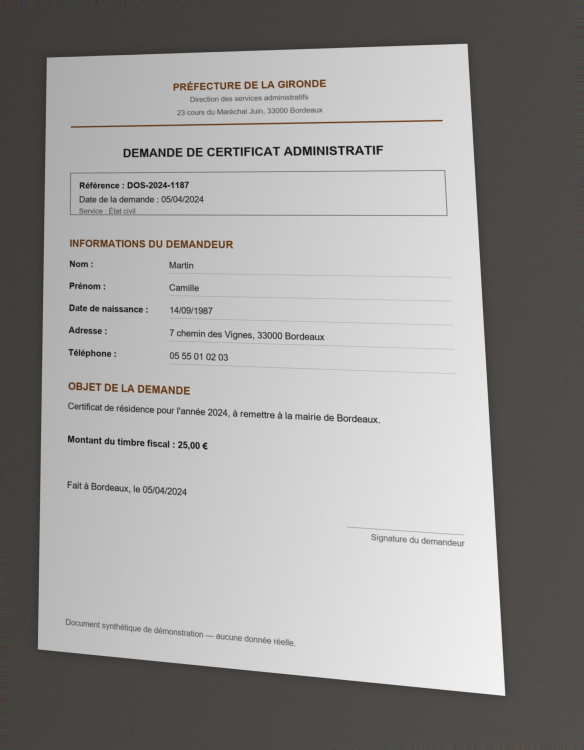
#> input picture samples/form1.jpg, 1750 x 2250 px (shown at 1/3 size)
$ python -i scanner.py   (imports and definitions only)
#> lines starting #> are read from the running program, lines starting #| are printed output that depends on the picture; after the words box and inside, x2 and y2 are one past the last pixel; in counts of white or black regions, pixels touching at a corner belong together
"""Document scanner: find the page, fix perspective, and clean it for OCR.

The pipeline is intentionally rule-based (no training, no GPU):
    1. Find the largest 4-corner contour (the sheet of paper).
    2. Apply a four-point perspective transform to get a flat page.
    3. Denoise, improve contrast, and binarize with adaptive thresholding.
    4. Also prepare an illumination-normalized grayscale copy for OCR.

All functions accept/return OpenCV BGR or grayscale NumPy arrays unless stated
otherwise. File helpers are Unicode-path safe on Windows.
"""

from __future__ import annotations

from pathlib import Path
from typing import Any

import cv2
import numpy as np

# Keep processing fast and memory-friendly on phone photos.
MAX_WORK_SIDE = 2200
# A candidate page must cover at least this fraction of the photo.
MIN_PAGE_AREA_RATIO = 0.15


# [27 lines left out: functions load_image, decode_image, save_image, not called in this run]


def _resize_for_work(image: np.ndarray, max_side: int = MAX_WORK_SIDE) -> tuple[np.ndarray, float]:
    """Downscale while keeping the aspect ratio. Returns image and scale factor."""
    height, width = image.shape[:2]
    longest = max(height, width)
    if longest <= max_side:
        return image, 1.0
    scale = max_side / float(longest)
    resized = cv2.resize(image, (int(width * scale), int(height * scale)), interpolation=cv2.INTER_AREA)
    return resized, scale


def order_points(points: np.ndarray) -> np.ndarray:
    """Order four points as top-left, top-right, bottom-right, bottom-left."""
    points = np.asarray(points, dtype=np.float32).reshape(4, 2)
    ordered = np.zeros((4, 2), dtype=np.float32)

    point_sum = points.sum(axis=1)
    ordered[0] = points[np.argmin(point_sum)]  # top-left
    ordered[2] = points[np.argmax(point_sum)]  # bottom-right

    point_diff = np.diff(points, axis=1).reshape(-1)
    ordered[1] = points[np.argmin(point_diff)]  # top-right
    ordered[3] = points[np.argmax(point_diff)]  # bottom-left
    return ordered


def _find_quad(gray: np.ndarray) -> np.ndarray | None:
    """Return the largest plausible four-corner contour, or None."""
    height, width = gray.shape[:2]
    image_area = float(height * width)
    blurred = cv2.GaussianBlur(gray, (5, 5), 0)

    # Two complementary edge maps: Canny handles clean borders, Otsu helps
    # when the page is bright and the desk is dark (very common in photos).
    edges = cv2.Canny(blurred, 40, 140)
    edges = cv2.morphologyEx(edges, cv2.MORPH_CLOSE, np.ones((5, 5), np.uint8), iterations=2)
    _, otsu = cv2.threshold(blurred, 0, 255, cv2.THRESH_BINARY + cv2.THRESH_OTSU)

    for mask in (edges, otsu):
        contours, _ = cv2.findContours(mask, cv2.RETR_EXTERNAL, cv2.CHAIN_APPROX_SIMPLE)
        contours = sorted(contours, key=cv2.contourArea, reverse=True)
        for contour in contours[:10]:
            area = cv2.contourArea(contour)
            if area < image_area * MIN_PAGE_AREA_RATIO:
                continue
            perimeter = cv2.arcLength(contour, True)
            for epsilon in (0.02, 0.03, 0.05):
                approx = cv2.approxPolyDP(contour, epsilon * perimeter, True)
                if len(approx) == 4 and cv2.isContourConvex(approx):
                    return approx.reshape(4, 2).astype(np.float32)
    return None


def detect_document(image: np.ndarray) -> np.ndarray | None:
    """Detect the page corners in the original image coordinates."""
    work, scale = _resize_for_work(image)
    gray = cv2.cvtColor(work, cv2.COLOR_BGR2GRAY)
    quad = _find_quad(gray)
    if quad is None:
        return None
    return quad / scale


def four_point_transform(image: np.ndarray, quad: np.ndarray) -> np.ndarray:
    """Warp the quadrilateral to a flat rectangle (top-down view)."""
    top_left, top_right, bottom_right, bottom_left = order_points(quad)

    width_top = np.linalg.norm(top_right - top_left)
    width_bottom = np.linalg.norm(bottom_right - bottom_left)
    height_left = np.linalg.norm(bottom_left - top_left)
    height_right = np.linalg.norm(bottom_right - top_right)

    max_width = int(max(width_top, width_bottom))
    max_height = int(max(height_left, height_right))
    if max_width < 50 or max_height < 50:
        raise ValueError("Detected document is too small")

    destination = np.array(
        [[0, 0], [max_width - 1, 0], [max_width - 1, max_height - 1], [0, max_height - 1]],
        dtype=np.float32,
    )
    matrix = cv2.getPerspectiveTransform(
        np.array([top_left, top_right, bottom_right, bottom_left], dtype=np.float32),
        destination,
    )
    return cv2.warpPerspective(
        image,
        matrix,
        (max_width, max_height),
        flags=cv2.INTER_CUBIC,
        borderMode=cv2.BORDER_REPLICATE,
    )


def normalize_illumination(gray: np.ndarray, sigma: float = 30.0) -> np.ndarray:
    """Flatten shadows and gradients by dividing by a blurred background.

    A large Gaussian blur estimates the local paper brightness. Dividing the
    image by that estimate makes dark corners and bright spots comparable
    while keeping text edges intact. This is especially useful for phone
    photos taken under uneven indoor lighting.
    """
    if gray.ndim == 3:
        gray = cv2.cvtColor(gray, cv2.COLOR_BGR2GRAY)

    background = cv2.GaussianBlur(gray, (0, 0), sigmaX=max(float(sigma), 1.0))
    background = np.maximum(background, 1)
    return cv2.divide(gray, background, scale=255)


def enhance_document(image: np.ndarray, *, normalize_lighting: bool = False) -> np.ndarray:
    """Grayscale, denoise, and equalize contrast without binarizing.

    This is the version we feed to Tesseract: in practice it preserves accents
    and thin letters better than a hard black/white image, especially on
    bold text and coloured banners. Set ``normalize_lighting=True`` to divide
    out uneven background illumination before applying CLAHE.
    """
    if image.ndim == 3:
        gray = cv2.cvtColor(image, cv2.COLOR_BGR2GRAY)
    else:
        gray = image.copy()

    gray, _ = _resize_for_work(gray)
    gray = cv2.fastNlMeansDenoising(gray, None, h=10, templateWindowSize=7, searchWindowSize=21)
    if normalize_lighting:
        gray = normalize_illumination(gray)

    # Local contrast equalization: evens out shadows and uneven lighting.
    clahe = cv2.createCLAHE(clipLimit=2.0, tileGridSize=(8, 8))
    return clahe.apply(gray)


def binarize_document(enhanced: np.ndarray) -> np.ndarray:
    """Apply adaptive thresholding to an enhanced grayscale page.

    Block size must be odd; scale it with the page so small and large scans
    behave similarly. A large neighbourhood (~8% of the long side) preserves
    white text inside dark boxes such as a "Total TTC" banner.
    """
    if enhanced.ndim == 3:
        enhanced = cv2.cvtColor(enhanced, cv2.COLOR_BGR2GRAY)

    longest = max(enhanced.shape[:2])
    block_size = max(31, (longest // 12) | 1)
    binary = cv2.adaptiveThreshold(
        enhanced,
        255,
        cv2.ADAPTIVE_THRESH_GAUSSIAN_C,
        cv2.THRESH_BINARY,
        block_size,
        15,
    )
    # Remove isolated speckles without eroding thin letters.
    binary = cv2.medianBlur(binary, 3)

    # Drop a thin border that often contains warp/edge artefacts.
    inset = max(2, int(min(binary.shape[:2]) * 0.004))
    if binary.shape[0] > 4 * inset and binary.shape[1] > 4 * inset:
        binary = binary[inset:-inset, inset:-inset]
    return binary


def clean_document(image: np.ndarray) -> np.ndarray:
    """Grayscale, denoise, boost contrast, and binarize a warped page."""
    return binarize_document(enhance_document(image))


# [29 lines left out: function make_comparison, not called in this run]


def scan_array(
    original: np.ndarray,
    output_path: str | Path | None = None,
    comparison_path: str | Path | None = None,
) -> dict[str, Any]:
    """Run the full scan pipeline on an in-memory BGR image."""
    input_height, input_width = original.shape[:2]

    quad = detect_document(original)
    detected = quad is not None
    if detected:
        warped = four_point_transform(original, quad)
    else:
        # No page found: keep the whole frame instead of failing. This is
        # useful for already-cropped scans, at the cost of some desk border.
        warped = original.copy()

    enhanced = enhance_document(warped)
    enhanced_normalized = enhance_document(warped, normalize_lighting=True)
    cleaned = binarize_document(enhanced)
    output_height, output_width = cleaned.shape[:2]

    if output_path is not None:
        save_image(output_path, cleaned)
    if comparison_path is not None:
        save_image(comparison_path, make_comparison(original, cleaned))

    return {
        "cleaned": cleaned,
        "enhanced": enhanced,
        "enhanced_normalized": enhanced_normalized,
        "warped": warped,
        "document_detected": detected,
        "input_size": (input_width, input_height),
        "output_size": (output_width, output_height),
    }


# [21 lines left out: function scan_document, not called in this run]

>>> import cv2
>>> picture = cv2.imread('../samples/form1.jpg')
#> picture is the input picture: shape (2250, 1750, 3); mean B, G, R 149.8, 151.1, 152.4
>>> result = scan_array(picture)
#> in detect_document, `work, scale = _resize_for_work(image)`: scale = 0.978
#> in _find_quad, `edges = cv2.Canny(blurred, 40, 140)`:
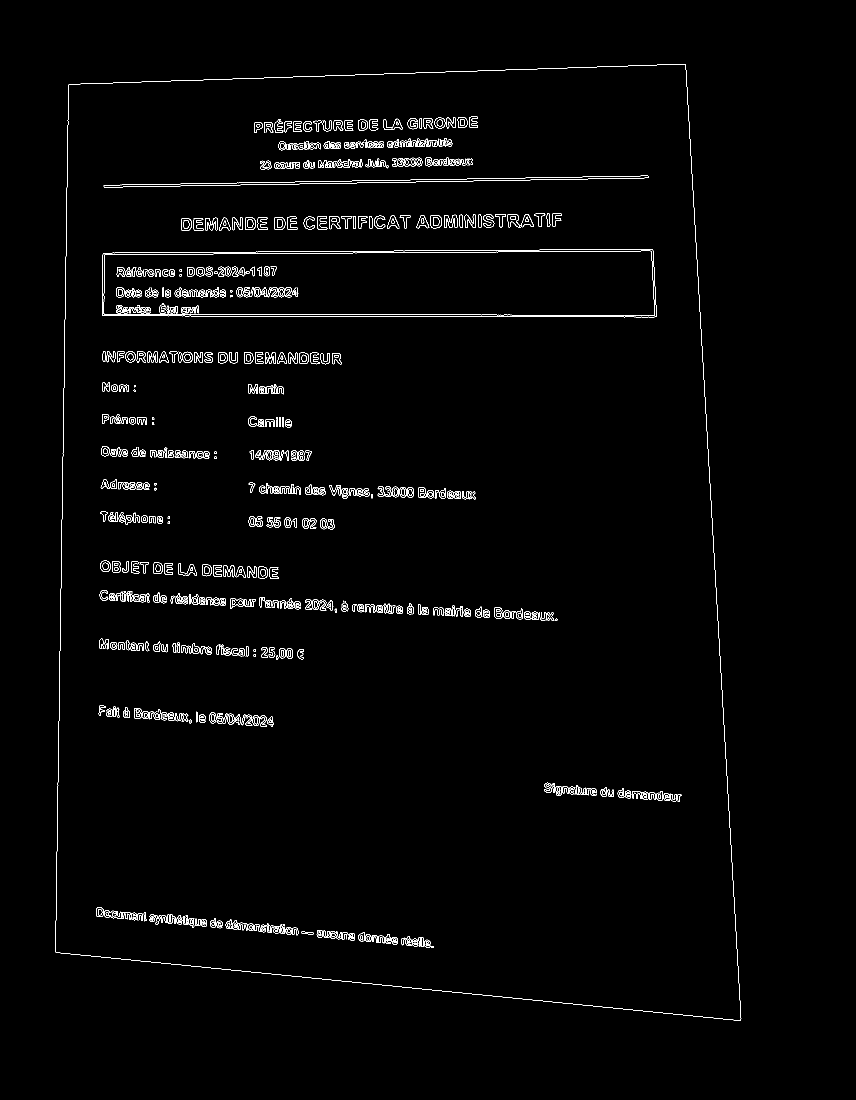
#> edges: shape (2200, 1711) (shown at 1/2 size); 1.4% white in thin lines or dots, all inside (x1, y1, x2, y2) = (110, 128, 1483, 2042)
#> in _find_quad, `_, otsu = cv2.threshold(blurred, 0, 255, cv2.THRESH_BINARY + cv2.THRES..`:
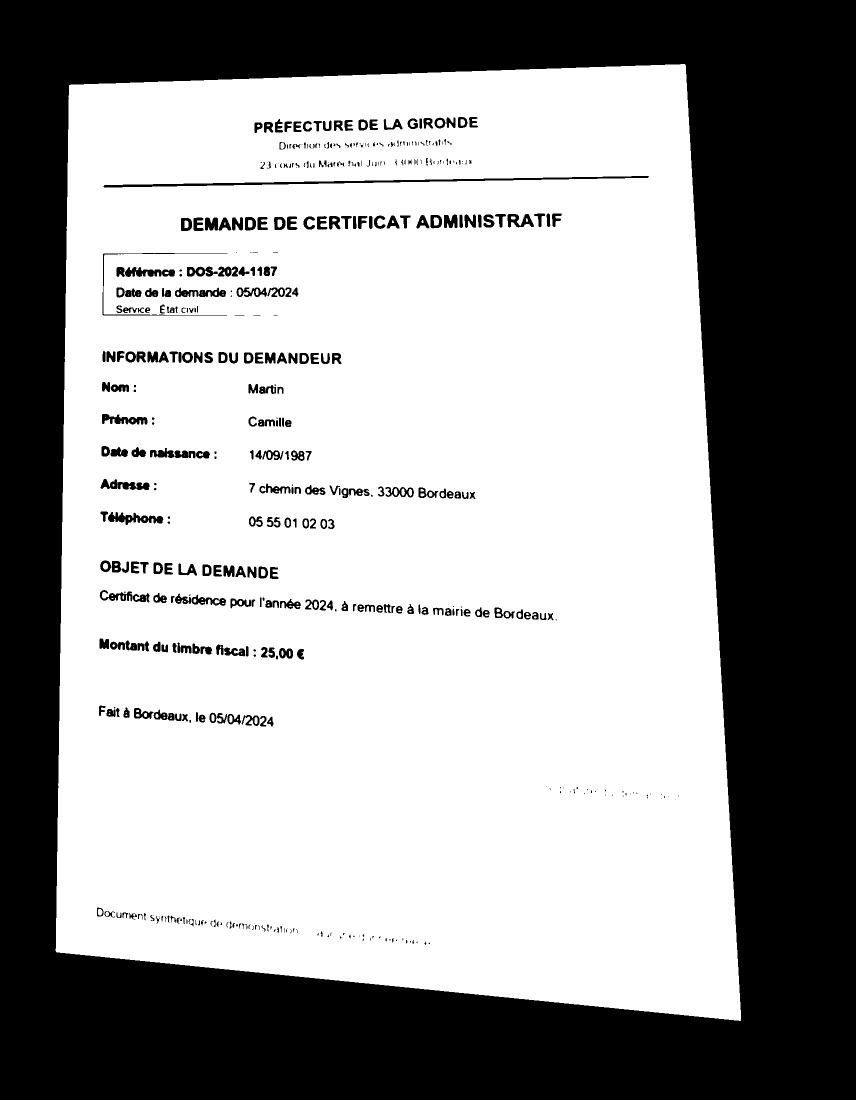
#> otsu: shape (2200, 1711) (shown at 1/2 size); 61.1% white; 500 black regions (169 under 20 px), largest, box (x1, y1, x2, y2) and area: (0, 0, 1711, 2200) 1390046, (207, 352, 1298, 375) 4723, (216, 1024, 327, 1050) 1393
#> the loop in _find_quad, `for mask in (edges, otsu):` made 1 pass
#> in detect_document, `quad = _find_quad(gray)`: quad = [[1370, 128], [137, 169], [111, 1904], [1481, 2041]]
#> in scan_array, `quad = detect_document(original)`: quad = [[1401.1, 130.9], [140.1, 172.8], [113.5, 1947.3], [1514.7, 2087.4]]
#> in scan_array, `detected = quad is not None`: detected = True
#> in order_points, `points = np.asarray(points, dtype=np.float32).reshape(4, 2)`: points has the same summary as quad in scan_array
#> in order_points, `point_sum = points.sum(axis=1)`: point_sum = [1532, 313, 2060.8, 3602]
#> in order_points, `point_diff = np.diff(points, axis=1).reshape(-1)`: point_diff = [-1270.2, 32.73, 1833.8, 572.7]
#> in four_point_transform, `top_left, top_right, bottom_right, bottom_left = order_points(quad)`: top_left = [140.1, 172.8]; top_right = [1401.1, 130.9]; bottom_right = [1514.7, 2087.4]; bottom_left = [113.5, 1947.3]
#> in four_point_transform, `width_top = np.linalg.norm(top_right - top_left)`: width_top = 1261.7
#> in four_point_transform, `width_bottom = np.linalg.norm(bottom_right - bottom_left)`: width_bottom = 1408.1
#> in four_point_transform, `height_left = np.linalg.norm(bottom_left - top_left)`: height_left = 1774.6
#> in four_point_transform, `height_right = np.linalg.norm(bottom_right - top_right)`: height_right = 1959.8
#> in four_point_transform, `max_width = int(max(width_top, width_bottom))`: max_width = 1408
#> in four_point_transform, `max_height = int(max(height_left, height_right))`: max_height = 1959
#> in four_point_transform, `destination = np.array( [[0, 0], [max_width - 1, 0], [max_width - 1, m..`: destination = [[0, 0], [1407, 0], [1407, 1958], [0, 1958]]
#> in four_point_transform, `matrix = cv2.getPerspectiveTransform( np.array([top_left, top_right, b..`: matrix = [[1.25, 0.0187, -178.1], [0.0413, 1.24, -220.7], [7.86e-05, 6.02e-05, 1]]
#> in normalize_illumination, `background = cv2.GaussianBlur(gray, (0, 0), sigmaX=max(float(sigma), 1..`:
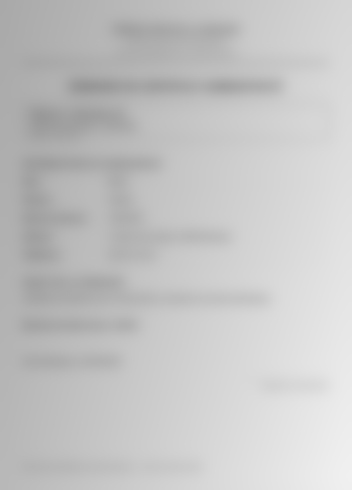
#> background: shape (1959, 1408) (shown at 1/4 size); min 151, max 240, mean 196.4
#> in normalize_illumination, `return cv2.divide(gray, background, scale=255)`:
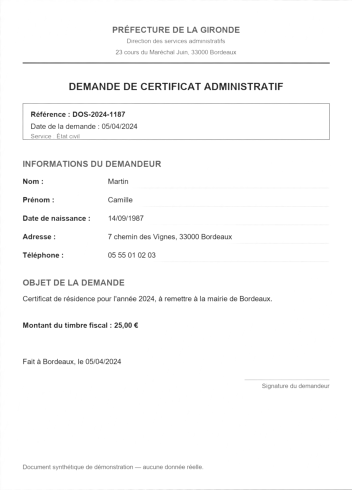
#> returned value: shape (1959, 1408) (shown at 1/4 size); min 19, max 255, mean 249.9
#> in binarize_document, `binary = binary[inset:-inset, inset:-inset]`:
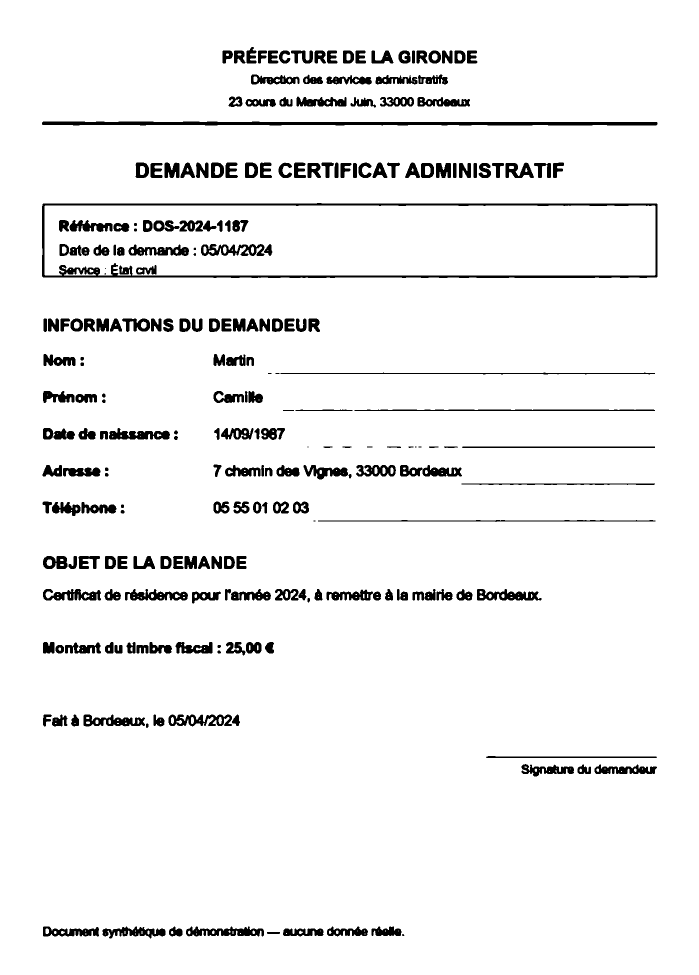
#> binary: shape (1949, 1398) (shown at 1/2 size); 94.6% white; 244 black regions (9 under 20 px), largest, box (x1, y1, x2, y2) and area: (84, 406, 1315, 556) 13177, (84, 243, 1315, 251) 8053, (372, 1853, 528, 1873) 1936
#> result = 7 items

$ run again, on samples/invoice1.jpg
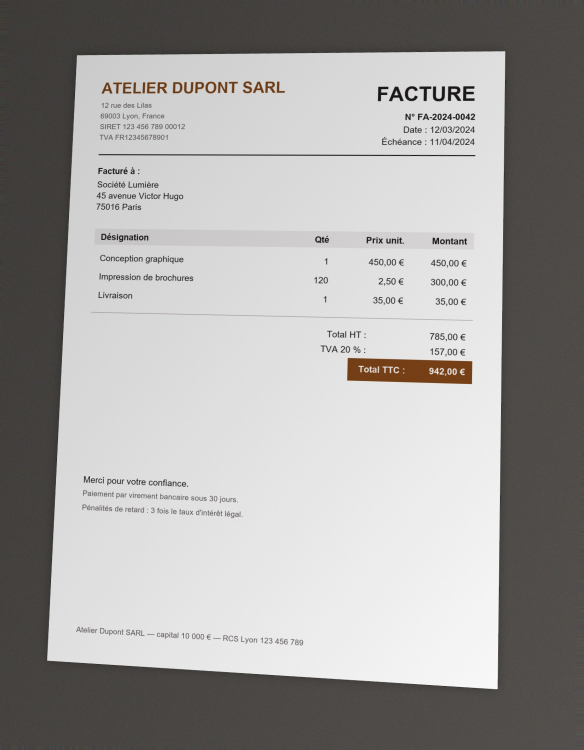
#> input picture samples/invoice1.jpg, 1750 x 2250 px (shown at 1/3 size)
#> picture is the input picture: shape (2250, 1750, 3); mean B, G, R 161.2, 162.6, 164.2
#> in detect_document, `work, scale = _resize_for_work(image)`: scale = 0.978
#> in _find_quad, `edges = cv2.Canny(blurred, 40, 140)`:
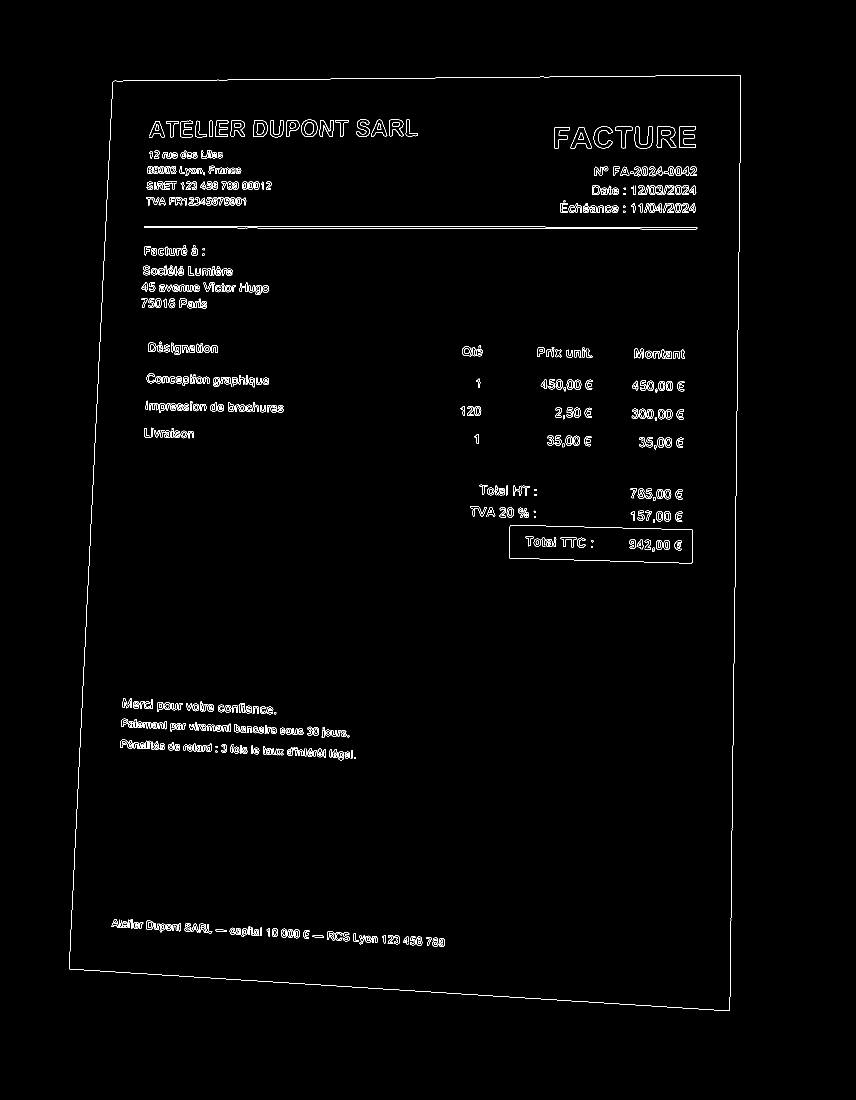
#> edges: shape (2200, 1711) (shown at 1/2 size); 1.2% white in thin lines or dots, all inside (x1, y1, x2, y2) = (138, 150, 1482, 2022)
#> otsu: shape (2200, 1711); 60.5% white; 615 black regions (262 under 20 px), largest, box (x1, y1, x2, y2) and area: (0, 0, 1711, 2200) 1412185, (1018, 1050, 1385, 1126) 22298, (289, 452, 1394, 458) 4337
#> the loop in _find_quad, `for mask in (edges, otsu):` made 1 pass
#> in detect_document, `quad = _find_quad(gray)`: quad = [[1481, 150], [226, 162], [139, 1938], [1459, 2021]]
#> in scan_array, `quad = detect_document(original)`: quad = [[1514.7, 153.4], [231.1, 165.7], [142.2, 1982], [1492.2, 2066.9]]
#> detected = True
#> points has the same summary as quad in scan_array
#> point_sum = [1668.1, 396.8, 2124.2, 3559.1]
#> point_diff = [-1361.2, -65.45, 1839.9, 574.8]
#> top_left = [231.1, 165.7]; top_right = [1514.7, 153.4]; bottom_right = [1492.2, 2066.9]; bottom_left = [142.2, 1982]
#> width_top = 1283.6
#> width_bottom = 1352.7
#> height_left = 1818.5
#> height_right = 1913.7
#> max_width = 1352
#> max_height = 1913
#> destination = [[0, 0], [1351, 0], [1351, 1912], [0, 1912]]
#> matrix = [[1.12, 0.055, -268.7], [0.0108, 1.12, -188.8], [4.06e-05, 3.14e-05, 1]]
#> in binarize_document, `binary = binary[inset:-inset, inset:-inset]`:
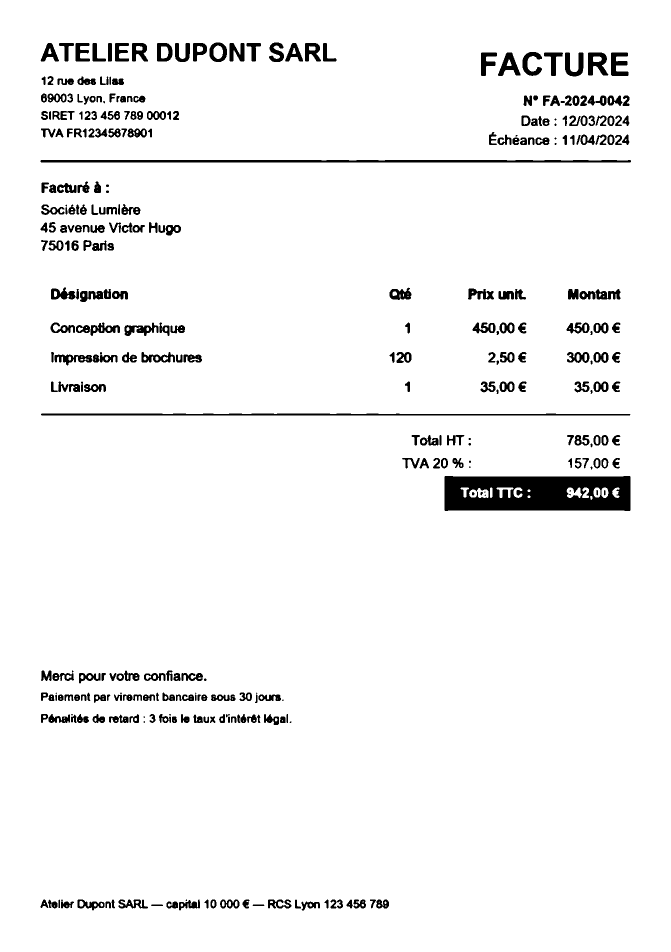
#> binary: shape (1903, 1342) (shown at 1/2 size); 95.6% white; 337 black regions (23 under 20 px), largest, box (x1, y1, x2, y2) and area: (889, 952, 1261, 1022) 22608, (81, 320, 1262, 325) 5751, (82, 827, 1261, 831) 4080
#> result = 7 items
